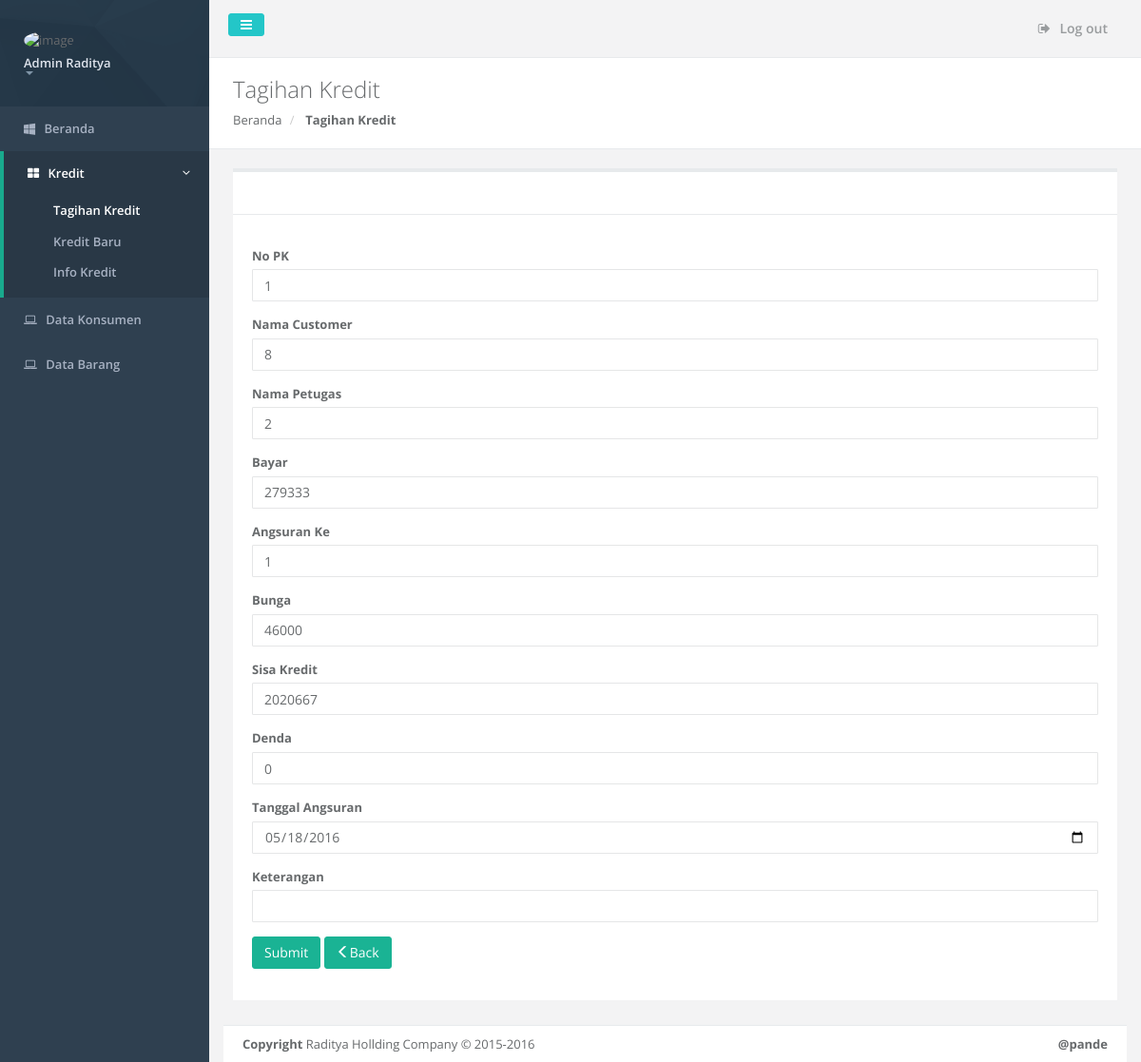
The page /edit_tagihan.php?id=1 on the database its author committed.
### tables this page shows
CREATE TABLE IF NOT EXISTS `angsuran` (
  `id` int(11) NOT NULL AUTO_INCREMENT,
  `id_kredit` int(11) NOT NULL,
  `id_cust` int(11) NOT NULL,
  `id_petugas` int(11) NOT NULL,
  `bayar` double NOT NULL,
  `angsuran_ke` int(11) NOT NULL,
  `bunga` double NOT NULL,
  `sisa_kredit` double NOT NULL,
  `denda` double NOT NULL,
  `tgl_angsuran` date NOT NULL,
  `keterangan` text,
  PRIMARY KEY (`id`)
);

### edit_tagihan.php (the view, shortened to what this page needs)
<?php
include 'config.php';
$id = $_GET['id'];
if(isset($id)){
	$result = $mysqli->query("select * from angsuran where id='$id' ");
	$row = $result->fetch_assoc();
}
?>
<!DOCTYPE html>
<html>
<head>
    <link href="css/bootstrap.min.css" rel="stylesheet">
    <link href="font-awesome/css/font-awesome.css" rel="stylesheet">
    <link href="js/plugins/gritter/jquery.gritter.css" rel="stylesheet">
    <link href="css/animate.css" rel="stylesheet">
    <link href="css/style.css" rel="stylesheet">
</head>
<body>
    <div id="wrapper">
        <nav class="navbar-default navbar-static-side" role="navigation">
            <div class="sidebar-collapse">
                <ul class="nav metismenu" id="side-menu">
                    <li class="nav-header">
                        <div class="dropdown profile-element"> <span>
                            <img alt="image" class="img-circle" src="image/LOGO2.php" />
                             </span>
                            <a data-toggle="dropdown" class="dropdown-toggle" href="#">
                            <span class="clear"> <span class="block m-t-xs"> <strong class="font-bold">Admin Raditya</strong>
                             </span> <span class="text-muted text-xs block"><b class="caret"></b></span> </span> </a>
                        </div>
                    </li>
					<li>
                        <a href="index.php"><i class="fa fa-windows"></i> <span class="nav-label">Beranda</span> </a>
                    </li>
                    <li class="active">
                        <a href="pembayaran.php"><i class="fa fa-th-large"></i> <span class="nav-label">Kredit</span> <span class="fa arrow"></span></a>
                        <ul class="nav nav-second-level collapse">
                            <li class="active"><a href="pembayaran.php">Tagihan Kredit</a></li>
                            <li><a href="pengajuan1.php">Kredit Baru</a></li>
                            <li><a href="infokredit.php">Info Kredit</a></li>
                        </ul>
                    </li>
                    <li>
                        <a href="dtkonsumen.php"><i class="fa fa-laptop"></i> <span class="nav-label">Data Konsumen</span></a>
                    </li>
					<li>
                        <a href="dtbarang.php"><i class="fa fa-laptop"></i> <span class="nav-label">Data Barang</span></a>
                    </li>
                </ul>
            </div>
        </nav>
        <div id="page-wrapper" class="gray-bg dashbard-1">
        <div class="row border-bottom">
        <nav class="navbar navbar-static-top" role="navigation" style="margin-bottom: 0">
        <div class="navbar-header">
            <a class="navbar-minimalize minimalize-styl-2 btn btn-info " href="#"><i class="fa fa-bars"></i> </a>
        </div>
            <ul class="nav navbar-top-links navbar-right">
                <li>
                    <a href="logout.php">
                        <i class="fa fa-sign-out"></i> Log out
                    </a>
                </li>
            </ul>
        </nav>
        </div>
        <div class="row wrapper border-bottom white-bg page-heading">
			<div class="col-lg-10">
				<h2>Tagihan Kredit</h2>
				<ol class="breadcrumb">
					<li>
						<a href="index.php">Beranda</a>
					</li>
					<li class="active">
						<strong>Tagihan Kredit</strong>
					</li>
				</ol>
			</div>
				<div class="col-lg-2">
				</div>
		</div>
		<div class="row">
            <div class="col-lg-12">
                <div class="wrapper wrapper-content animated fadeInUp">
                    <div class="ibox">
                        <div class="ibox-title">
                        </div>
                            <div class="ibox-content">
								 <div class="project-list">
								<br/>
									 <form method="post">
									  <div class="form-group">
										<label for="id_kredit">No PK</label>
										<input type="text" class="form-control" id="id_kredit"  name="id_kredit"  value="<?php echo $row['id_kredit']?>" required>
									  </div>
									  <form>
									  <div class="form-group">
										<label for="id_cust">Nama Customer</label>
										<input type="text" class="form-control" id="id_cust"  name="id_cust" value="<?php echo $row['id_cust']?>" required>
									  </div>
									   <form>
									  <div class="form-group">
										<label for="id_petugas">Nama Petugas</label>
										<input type="text" class="form-control" id="id_petugas"  name="id_petugas" value="<?php echo $row['id_petugas']?>" required>
									  </div>
									   <form>
									  <div class="form-group">
										<label for="bayar">Bayar</label>
										<input type="text" class="form-control" id="bayar"  name="bayar" value="<?php echo $row['bayar']?>" required>
									  </div>
									  <div class="form-group">
										<label for="angsuran_ke">Angsuran Ke</label>
										<input type="text" class="form-control" id="angsuran_ke"  name="angsuran_ke" value="<?php echo $row['angsuran_ke']?>"required>
									  </div>
									  <div class="form-group">
										<label for="bunga">Bunga</label>
										<input type="text" class="form-control" id="bunga"  name="bunga" value="<?php echo $row['bunga']?>"required>
									  </div>
									  <div class="form-group">
										<label for="sisa_kredit">Sisa Kredit</label>
										<input type="text" class="form-control" id="sisa_kredit"  name="sisa_kredit" value="<?php echo $row['sisa_kredit']?>"required>
									  </div>
									  <div class="form-group">
										<label for="denda">Denda</label>
										<input type="text" class="form-control" id="denda"  name="denda" value="<?php echo $row['denda']?>"required>
									  </div>
									  <div class="form-group">
										<label for="tgl_angsuran">Tanggal Angsuran</label>
										<input type="date" class="form-control" id="tgl_angsuran"  name="tgl_angsuran" value="<?php echo $row['tgl_angsuran']?>"required>
									  </div>
									  <div class="form-group">
										<label for="keterangan">Keterangan</label>
										<input type="text" class="form-control" id="keterangan"  name="keterangan" value="<?php echo $row['keterangan']?>"required>
									  </div>
									  <button type="submit" class="btn btn-primary"  name="submit">Submit</button>
									  <a href="pembayaran.php" class="btn btn-primary"><span class="glyphicon glyphicon-menu-left" aria-hidden="true"></span>Back</a>
									</form>
                </div>
            </div>
		</div>
            <div class="footer">
                    <div class="pull-right">
                       <strong>@pande</strong>
                    </div>
                    <div>
                        <strong>Copyright</strong> Raditya Hollding Company &copy; 2015-2016
                    </div>
                </div>
            </div>
		</div>
</div>
</body>
</html>

### rows shown on the page
angsuran: id_kredit "1", id_cust "8", id_petugas "2", bayar "279333", angsuran_ke "1", bunga "46000", sisa_kredit "2020667", denda "0", tgl_angsuran "05/18/2016"
